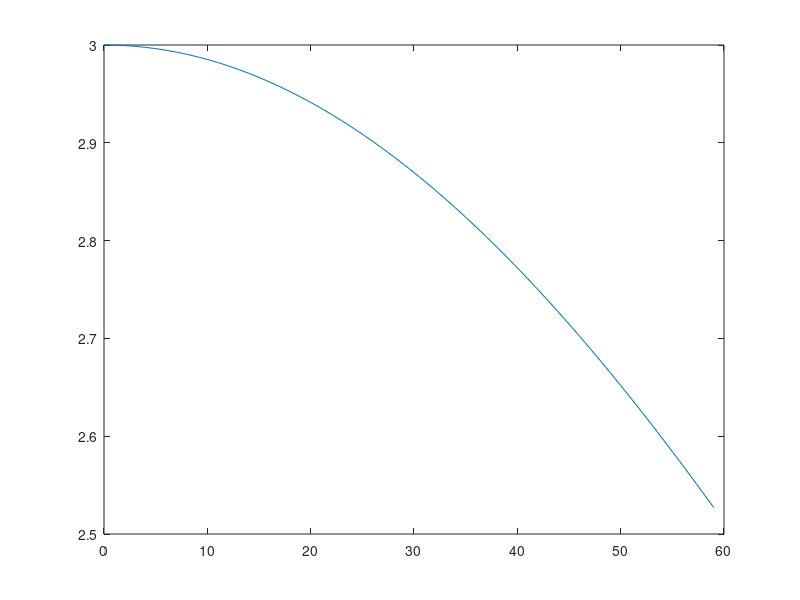
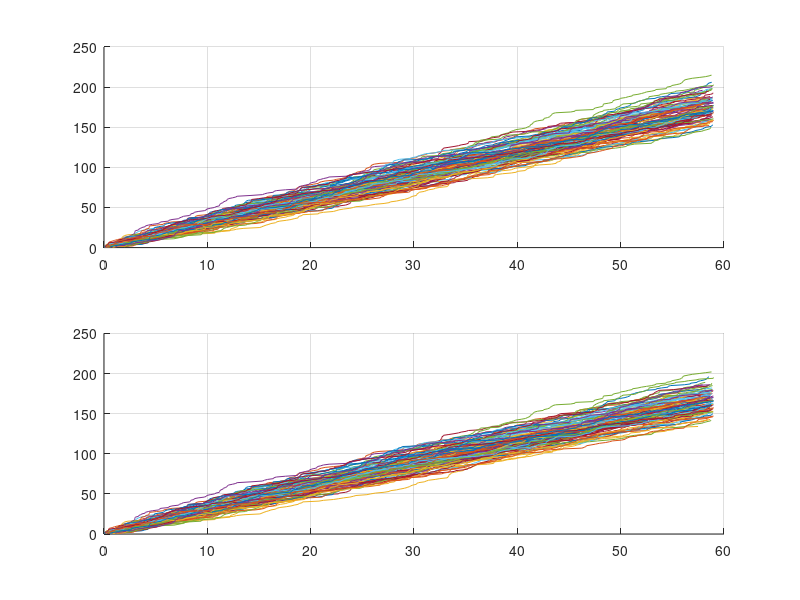
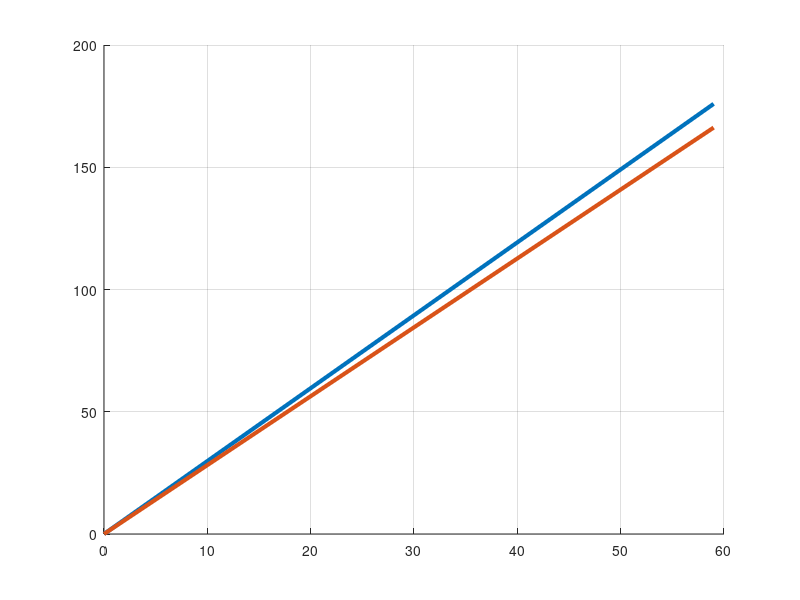

The MATLAB script that drew these images, in order:
function problem1b
close all;
maxDays = 59;
bMax = 100;

lambdaInhom = 2 + cos(pi/182.5*[0:1:maxDays]);
figure(1);
plot([0:1:maxDays], lambdaInhom);

meanHom = 0;
meanInhom = 0;
NtHom = zeros(1,bMax);
NtInhom = zeros(1,bMax);
for b = 1:bMax
    
    lambdaMax = max(lambdaInhom);
    NtHom(b) = poissrnd(lambdaMax*maxDays);
    tHom = sort(maxDays*rand(NtHom(b),1));
    
    
    figure(2);
    subplot(2,1,1);
    hold on;
    grid on;
    plot(tHom,[1:NtHom(b)]);
    %yLimit = get(gca,'YLim');
    
    count = 0;
    tInhom = [];
    for i = 1:NtHom(b)
        accRate = (2+cos(pi/182.5*tHom(i,1)))/lambdaMax;
        if accRate > rand
            count = count + 1;
            tInhom = [tInhom tHom(i,1)];
        end
    end
    NtInhom(b) = count;
    
    subplot(2,1,2);
    hold on;
    grid on;
    plot(tInhom,[1:NtInhom(b)]);
    
end
    meanHom = sum(NtHom)/b;
    meanInhom = sum(NtInhom)/b;
    figure();
    grid on;
    hold on;
    plot([0 maxDays],[0 meanHom],'LineWidth',3);
    plot([0 maxDays],[0 meanInhom],'LineWidth',3);
   
    
end